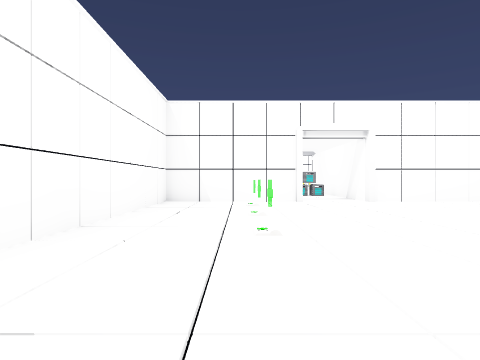
view 1 (above)

13 first-person views from a walk through a Unity game level. The camera is 1.3 m above the floor, looks level and sees 75° across. The floor is counted in squares, 2 m on a side. Each view is taken from the middle of a square. On the plan, view 1 faces up. The plan holds only what a view shows up to about 10 squares ahead; the rest is blank. The player is left out. Some animated figures are not drawn. Door leaves are left out, so doorways stand open. Some surface patterns are stand-ins.

view 2
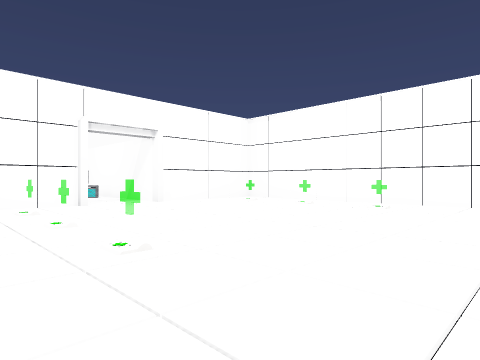

view 3
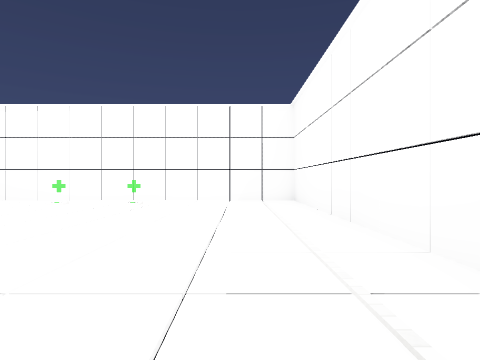

view 4
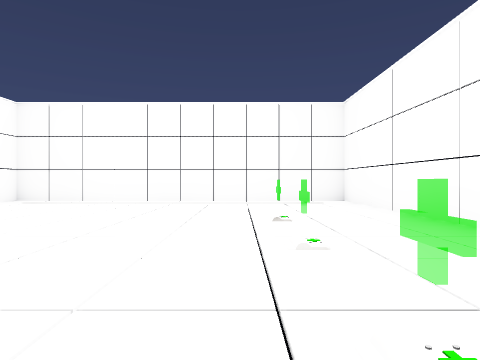

view 5
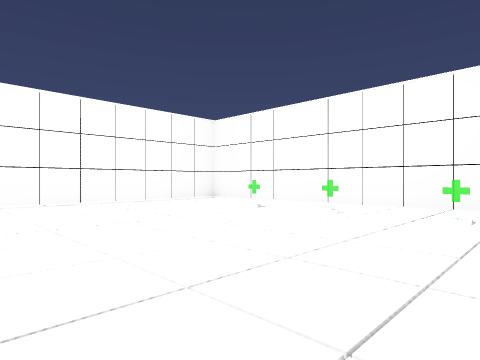

view 6
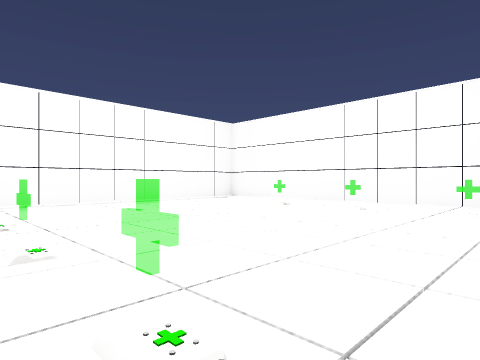

view 7
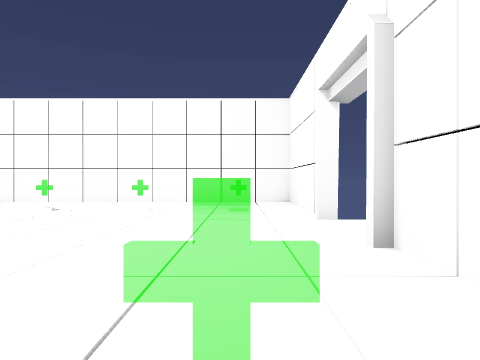

view 8
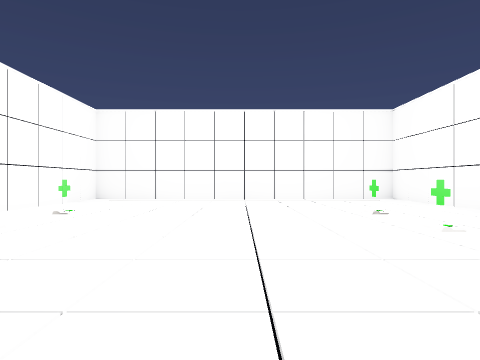

view 9
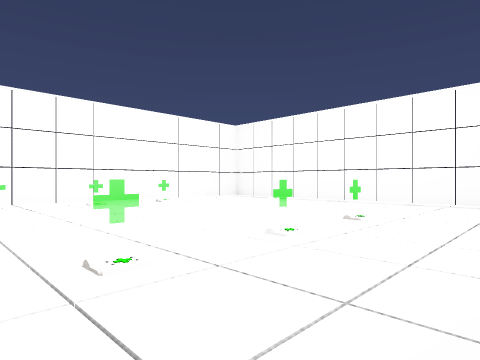

view 10
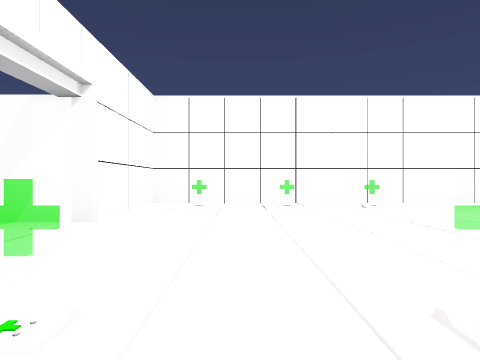

view 11
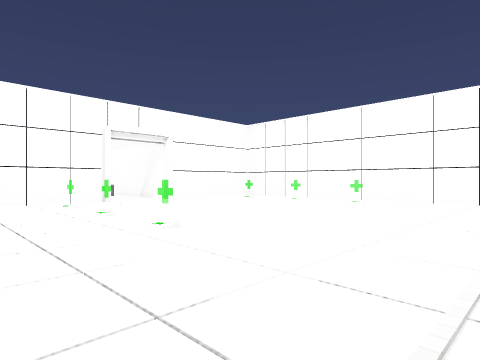

view 12
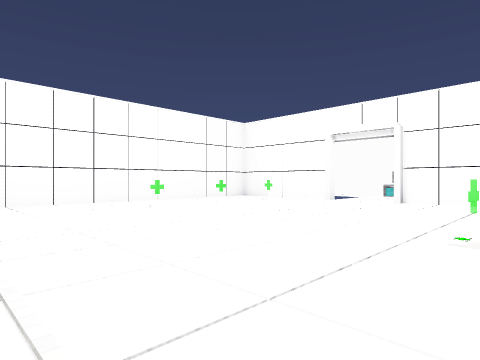

view 13
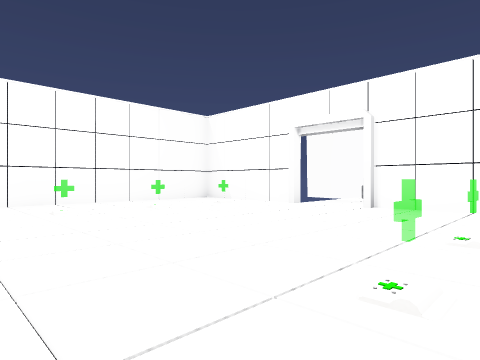

### Floor plan
Points are (right, up) in squares from view 1. A wall is a line through its corners. A room is listed if a view was taken in it or the views show most of it. See-through windows are left out.
Room 1 (views 1, 2, 3, 4, 5, 6, 7, 9, 10, 11, 12, 13)
walls: (1.8, 9.5) (-2.2, 9.5) (-2.2, -0.7) (7.9, -0.7) (7.9, 9.5) (3.8, 9.5)
ways out: open door at (2.5, 9) to room 2
objects: other object (0, 4); other object (0, 6); other object (0, 8); other object (6, 4); other object (6, 6); other object (6, 8)
Room 2 (view 8)
walls: (3.8, 9.5) (3.8, 10.7)
ways out: open door at (2.5, 9) to room 1

Positions as (right, up) in squares from view 1, and headings:
1: (0, 0), facing up
2: (-1, 1), facing up-right
3: (-2, 1), facing right
4: (1, 9), facing down
5: (6, 9), facing down-left
6: (7, 9), facing down-left
7: (7, 8), facing left
8: (3, 10), facing down
9: (-2, 9), facing down-right
10: (-1, 7), facing right
11: (-2, 0), facing up-right
12: (7, 0), facing up-left
13: (7, 2), facing up-left
